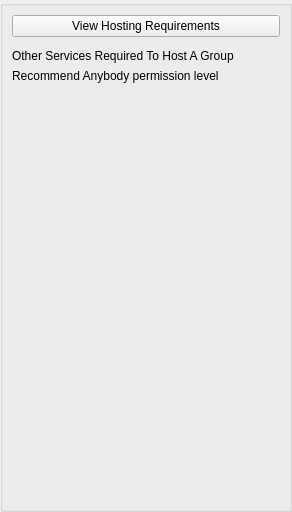
<?xml version="1.0" encoding="UTF-8"?>
<ui version="4.0">
 <class>AppletSettingsHostGroupUi</class>
 <widget class="QWidget" name="AppletSettingsHostGroupUi">
  <property name="geometry">
   <rect>
    <x>0</x>
    <y>0</y>
    <width>292</width>
    <height>512</height>
   </rect>
  </property>
  <property name="sizePolicy">
   <sizepolicy hsizetype="Expanding" vsizetype="Expanding">
    <horstretch>0</horstretch>
    <verstretch>0</verstretch>
   </sizepolicy>
  </property>
  <property name="windowTitle">
   <string>Host A Group</string>
  </property>
  <layout class="QVBoxLayout" name="verticalLayout">
   <property name="spacing">
    <number>0</number>
   </property>
   <property name="leftMargin">
    <number>0</number>
   </property>
   <property name="topMargin">
    <number>0</number>
   </property>
   <property name="rightMargin">
    <number>0</number>
   </property>
   <property name="bottomMargin">
    <number>0</number>
   </property>
   <item>
    <widget class="QGroupBox" name="ItemsGroupBox">
     <property name="minimumSize">
      <size>
       <width>0</width>
       <height>0</height>
      </size>
     </property>
     <property name="title">
      <string/>
     </property>
     <layout class="QVBoxLayout" name="verticalLayout_2">
      <item>
       <widget class="QPushButton" name="m_HostingRequirementsButton">
        <property name="text">
         <string>View Hosting Requirements</string>
        </property>
       </widget>
      </item>
      <item>
       <widget class="PluginSettingsWidget" name="m_PluginSettingsWidget" native="true"/>
      </item>
      <item>
       <widget class="QLabel" name="label">
        <property name="text">
         <string>Other Services Required To Host A Group</string>
        </property>
       </widget>
      </item>
      <item>
       <widget class="QLabel" name="label_2">
        <property name="text">
         <string>Recommend Anybody permission level</string>
        </property>
       </widget>
      </item>
      <item>
       <widget class="PermissionWidget" name="m_ConnectTestPermissinWidget" native="true"/>
      </item>
      <item>
       <widget class="FriendListWidget" name="friendListWidget" native="true">
        <property name="sizePolicy">
         <sizepolicy hsizetype="Expanding" vsizetype="Expanding">
          <horstretch>0</horstretch>
          <verstretch>0</verstretch>
         </sizepolicy>
        </property>
       </widget>
      </item>
     </layout>
    </widget>
   </item>
  </layout>
 </widget>
 <customwidgets>
  <customwidget>
   <class>FriendListWidget</class>
   <extends>QWidget</extends>
   <header>FriendListWidget.h</header>
   <container>1</container>
  </customwidget>
  <customwidget>
   <class>PermissionWidget</class>
   <extends>QWidget</extends>
   <header>PermissionWidget.h</header>
   <container>1</container>
  </customwidget>
  <customwidget>
   <class>PluginSettingsWidget</class>
   <extends>QWidget</extends>
   <header>PluginSettingsWidget.h</header>
   <container>1</container>
  </customwidget>
 </customwidgets>
 <resources/>
 <connections/>
</ui>
